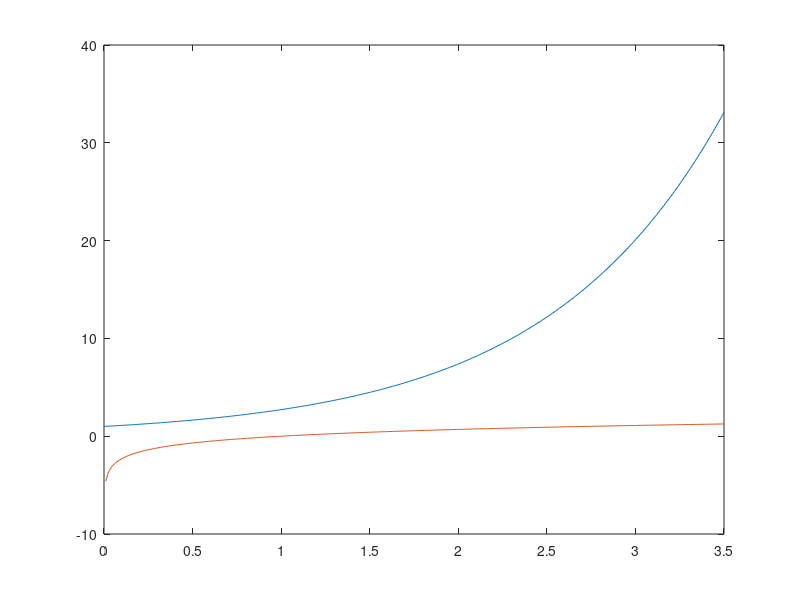

The MATLAB script that drew this image:
%Plotting exp(x) and log(x) 
%Lab 11 Programming Exercise 1

clc;

x = 0:0.01:3.5;
y1 = exp(x);
y2 = log(x);

plot(x,y1,x,y2)
